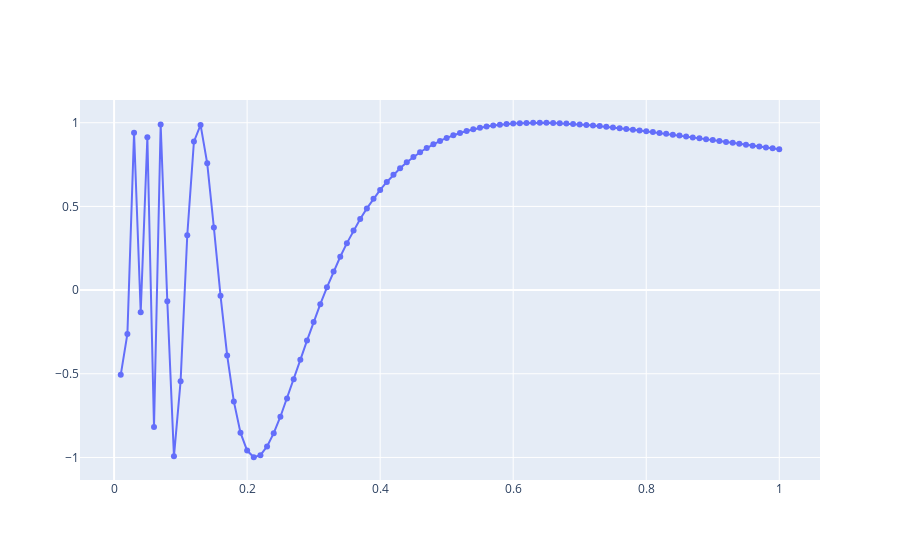

Notebook source saved alongside this figure:
### Code cell
import plotly.graph_objs as go
from numpy import linspace, sin
x = linspace(0.01,1,100)
y = sin(1/x)
line = go.Scatter(x=x, y=y, mode='lines+markers', name='sin(1/x)')
   # this is a trace = fundamental building block of a plot;
   # think of it as a single set of data and the instructions on how to draw it
fig = go.Figure([line])   # no plot displayed at this point
fig.show()                # plot should display inside the notebook
